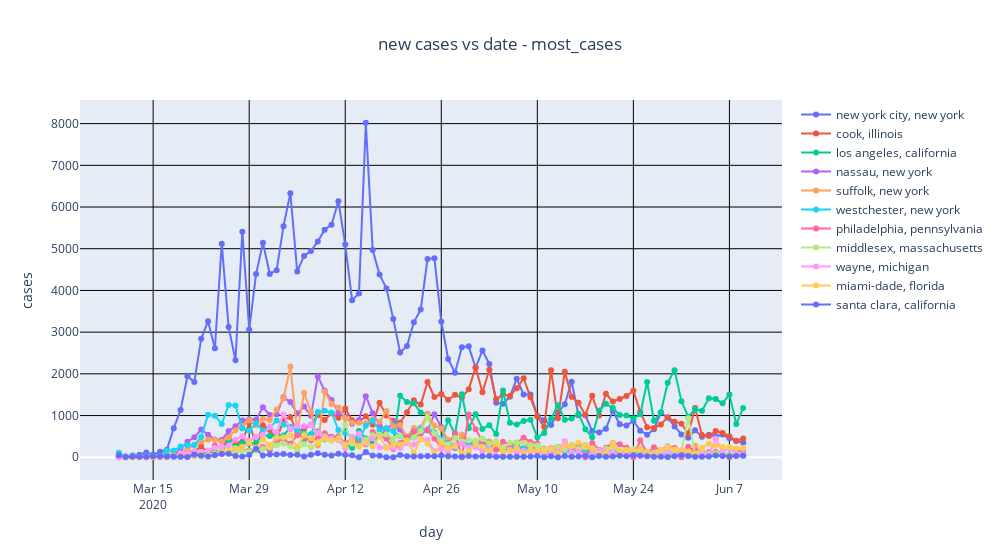

Notebook code cell kept with this figure:
### Code cell
#
# new deaths per day
GRAPH_TITLE=f"new cases vs date - {COUNTY_CRITERIA}"
graph_list=[]
for county,state in cs_list:
    indices=(nytplot_df.county==county) & (nytplot_df.state==state)
    tmp_df = nytplot_df[indices]
    graph_list.append(go.Scatter(name=f"{county}, {state}",
                               x=tmp_df['tstamp'],
                               y=tmp_df['dcases'],
                               mode='lines+markers'
                               ))
x_axis=dict(
    showgrid=True,
    title='day')
y_axis=dict(
    showgrid=True,
    title='cases')

layout=go.Layout(
    title={
        'text':GRAPH_TITLE,
        'x':0.5  # center
    },
    xaxis=x_axis,
    #yaxis_type="log",
    yaxis=y_axis,
    width=1000,
    showlegend=True
)
fig = go.Figure( data=graph_list, layout=layout)
fig.update_yaxes(gridcolor='black')
fig.update_xaxes(gridcolor='black')
fig.show()
